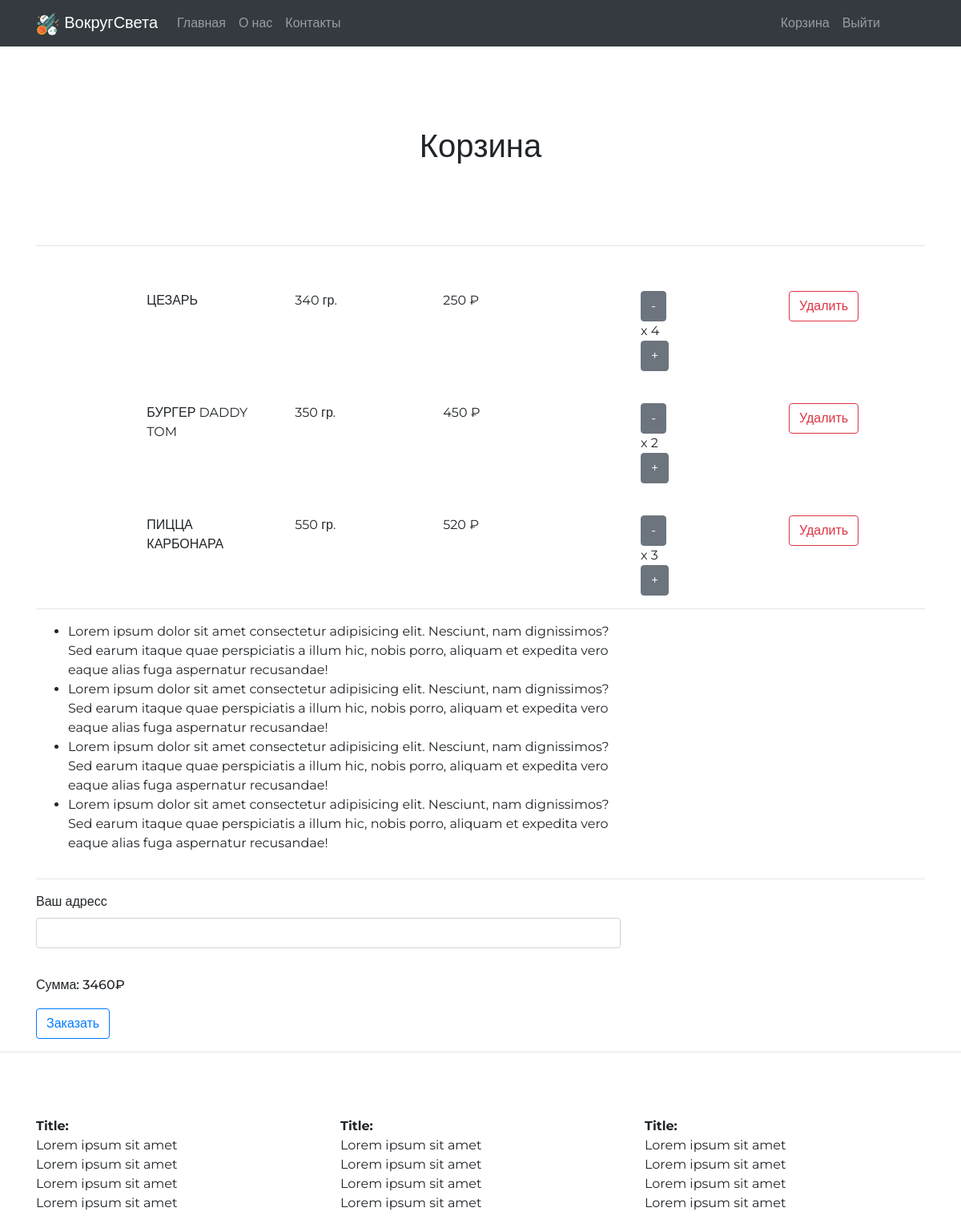
/basket/ (signed in), run on an earlier commit of the app's database.
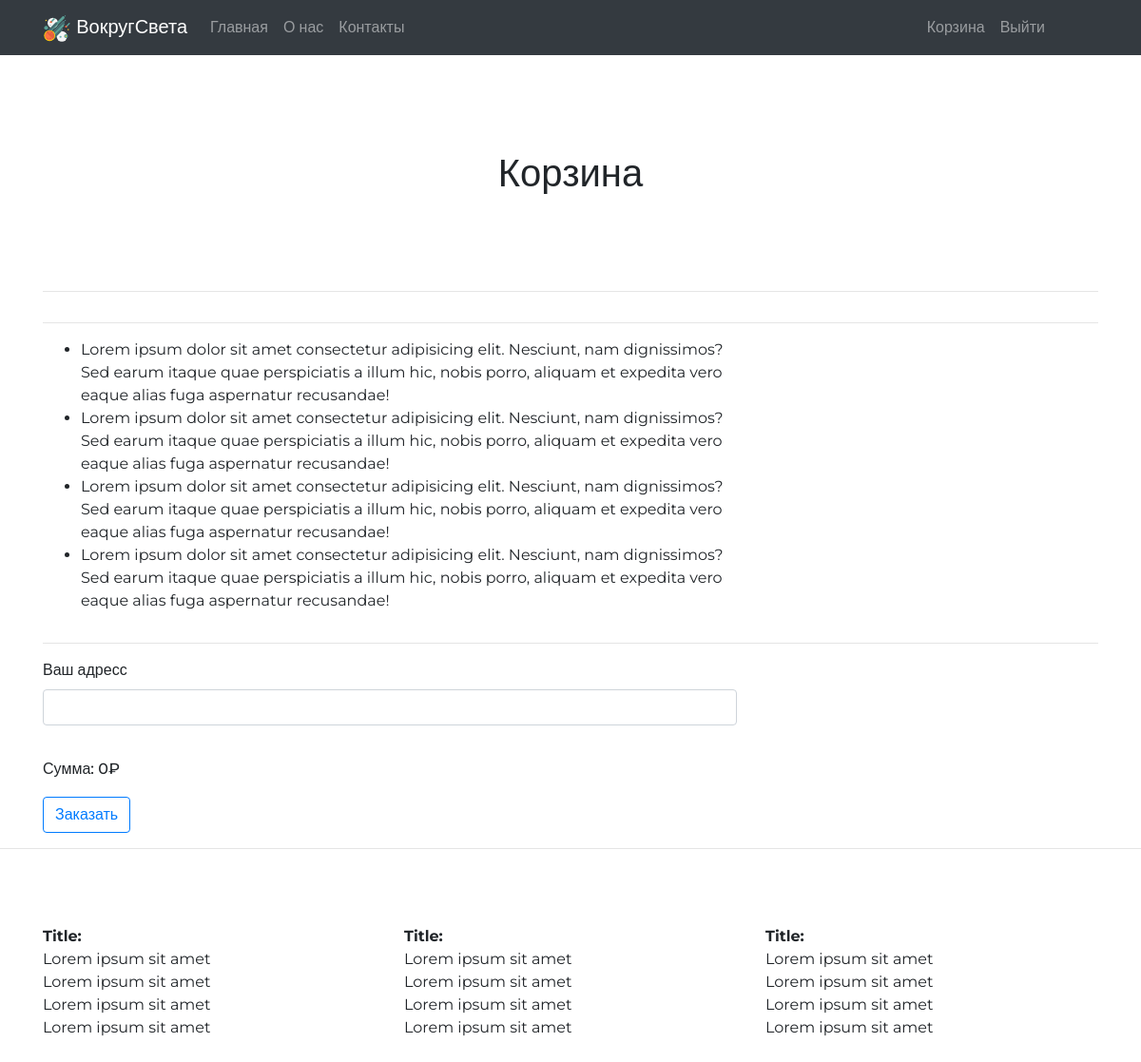
And on a later commit of the database.
### shop/models.py (models this page shows, shortened)
class BasketsItem(models.Model):
    user = models.ForeignKey(User, on_delete=models.CASCADE)
    product = models.ForeignKey("Product", on_delete=models.CASCADE)
    num = models.IntegerField()

class Product(models.Model):
    name = models.TextField()
    description = models.TextField()
    weight = models.IntegerField()
    price = models.IntegerField()
    category = models.ForeignKey("Category", on_delete=models.CASCADE)
    image = models.ImageField(upload_to='products_pics')

### shop/views.py (the view, shortened to what this page needs)
# urls.py: path('basket/', views.basket, name='basket-page'),
def basket(request):
    basket = Basket.objects.get(user=request.user)
    basket_items = BasketsItem.objects.filter(user=basket.user)
    total_price = 0
    for item in basket_items:
        total_price += item.product.price * item.num
    ctx = {
        'baskets_item' : basket_items,
        'total_price' : total_price,
        'basket' : basket
    }
    return render(request, 'shop/basket.html', context=ctx)

### shop/templates/shop/basket.html (shortened to what the changed rows need)
{% extends 'shop/base.html' %}
{% load static %}
{% block content %}
<div class="container">
    <h1 class="text-center headline">Корзина</h1>
    <div class="row">
        {% for item in baskets_item  %}
        <div class="col-xs-12 col-lg-12 col-md-12">
            <div class="basketProduct">
                    <div class="col-xs-12 col-sm-8">
                        <div class="row">
                            <div class="col-xs-4 col-sm-2">
                            </div>
                            <div class="col-xs-6 col-sm-3">
                                <div class="name"><span>{{ item.product.name }}</span></div>
                            </div>
                            <div class="col-xs-6 col-sm-3">
                                <div class="weight"><span>{{ item.product.weight }}</span> гр.</div>
                            </div>
                            <div class="col-xs-6 col-sm-3">
                                <div class="cost"><span>{{ item.product.price }}</span> ₽</div>
                            </div>
                        </div>
                    </div>
                    <div class="col-xs-6 col-sm-4" >
                        <div class="row">
                            <div class="col-xs-6 col-sm-6">
                                <div class="name">
                                    <form method="POST" action="{% url 'basket-page' %}">
                                        <button class="btn btn-secondary">-</button>
                                    </form>
                                    x {{ item.num }}
                                    <form method="POST" action="{% url 'basket-page' %}">
                                        <button class="btn btn-secondary">+</button>
                                    </form>
                                </div>
                            </div>
                            <form method="POST" action="{% url 'basket-page' %}">
                                <div class="col-xs-6 col-sm-6">
                                    <button type="submit" class="btn btn-outline-danger">Удалить</button>
                                </div>
                            </form>
                        </div>
                    </div>
            </div>
        </div>
        {% endfor %}
    </div>
    <div class="order">
        <form action="{% url 'basket-page' %}" method="POST">
        <div class="row">
            <div class="col-xs-2 col-lg-2">
                <h6 class="total_price">Сумма:   {{ total_price }}₽</h6>
            </div>
        </div>
        </form>
    </div>
</div>
{% endblock content %}

What changed in the data, as far as the page shows it:
removed BasketsItem: product.name "ЦЕЗАРЬ", product.weight "340", product.price "250", num "4"
removed BasketsItem: product.name "БУРГЕР DADDY TOM", product.weight "350", product.price "450", num "2"
removed BasketsItem: product.name "ПИЦЦА КАРБОНАРА", product.weight "550", product.price "520", num "3"
Also different on the page:
{{ total_price }}: "3460" → "0"
